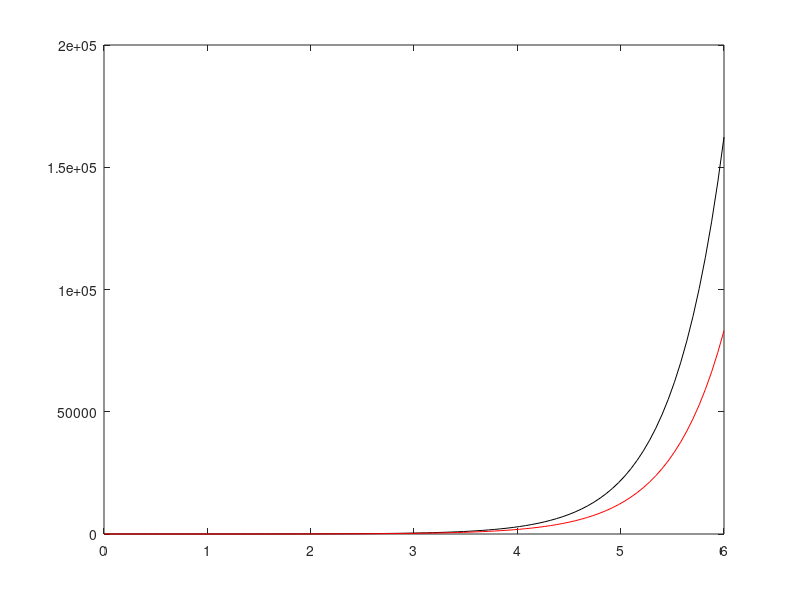

The MATLAB source for this figure:
clear

x=linspace(0, 6,101);
dx=0.06
        %해석해
ya=-exp(x)+exp(2*x);
y1(1)=0;y2(1)=1;
for i = 1: 100
    %그대로
    y1(i+1)=y1(i)+y2(i)*dx;
                   %바꿀부분 
    y2(i+1)=y2(i)+(3*y2(i)-2*y1(i))*dx;
end
plot(x,ya,'k-')
hold on
plot(x,y1,'r-')
hold off
